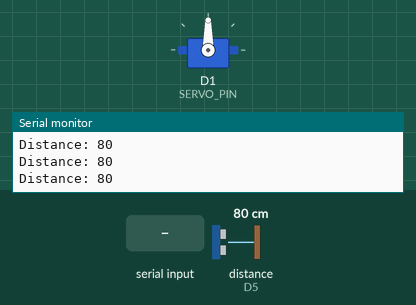
The sketch below on a simulated ESP8266 (NodeMCU). Parts: servo, the last lines printed to the serial monitor. Wiring (inferred from the names in the program): ultrasonic range finder: trigger D4; echo D5. The test bench sets the inputs (shaded band); at power-on: distance to the obstacle (sensor on D5) 80 cm. The echo pulse lasts 58.3 µs per cm.

Above: at 1.2 s.
1.3 s: "OPEN\n" received over the second serial link
At 1.8 s:
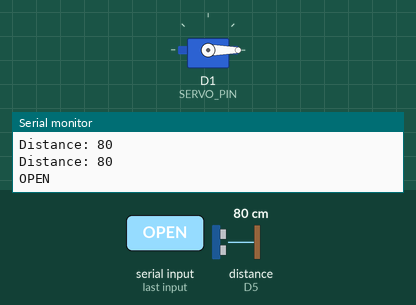
At 16.8 s:
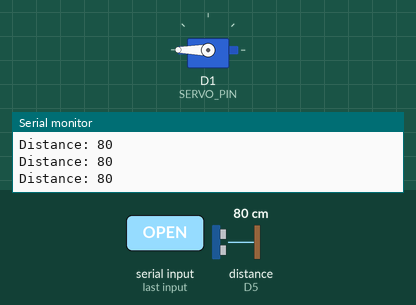
Timing chart, 0 to 17.8 s (numbered marks = the images above; inputs shaded):
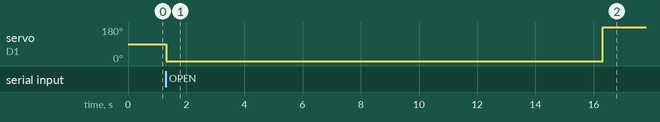

The sketch:

NodeMCU.ino
```cpp
#include <Servo.h>
#include <SoftwareSerial.h>

#define SERVO_PIN D1   // Define the servo motor pin
#define NODEMCU_RX D2  // Define the NodeMCU RX pin
#define NODEMCU_TX D3  // Define the NodeMCU TX pin
#define TRIG_PIN D4
#define ECHO_PIN D5
#define MAX_DISTANCE 30 // Define the maximum distance (in cm) to trigger the servo

Servo servo;  // Create a Servo object

SoftwareSerial esp32_Serial(NODEMCU_RX, NODEMCU_TX);  // Set up a SoftwareSerial object for communication with ESP32-CAM

void setup() {
  Serial.begin(9600);
  esp32_Serial.begin(9600);

  servo.attach(SERVO_PIN);  // Initialize the servo motor
  pinMode(TRIG_PIN, OUTPUT);
  pinMode(ECHO_PIN, INPUT);
}

void loop() {
  long duration, distance;
  digitalWrite(TRIG_PIN, LOW);
  delayMicroseconds(2);
  digitalWrite(TRIG_PIN, HIGH);
  delayMicroseconds(10);
  digitalWrite(TRIG_PIN, LOW);

  duration = pulseIn(ECHO_PIN, HIGH);
  distance = (duration / 2) / 29.1;
  Serial.print("Distance: ");
  Serial.println(distance);

  if (distance > 0 && distance < MAX_DISTANCE) {
    servo.write(0);    // Set servo to open position (0 degrees)
    delay(15000);      // Wait for 15 seconds
    servo.write(180);  // Set servo to closed position (180 degrees)
  }

  if (esp32_Serial.available()) {
    String command = esp32_Serial.readStringUntil('\n');
    command.trim();
    Serial.print(command);

    if (command == "OPEN") {
      servo.write(0);    // Set servo to open position (0 degrees)
      delay(15000);      // Wait for 15 seconds
      servo.write(180);  // Set servo to closed position (180 degrees)
    }
  }
}
```

Measured:
- after the input at 1.3 s, servo on D1 (SERVO_PIN): 90° → 0° at once, → 180° 15.0 s later
